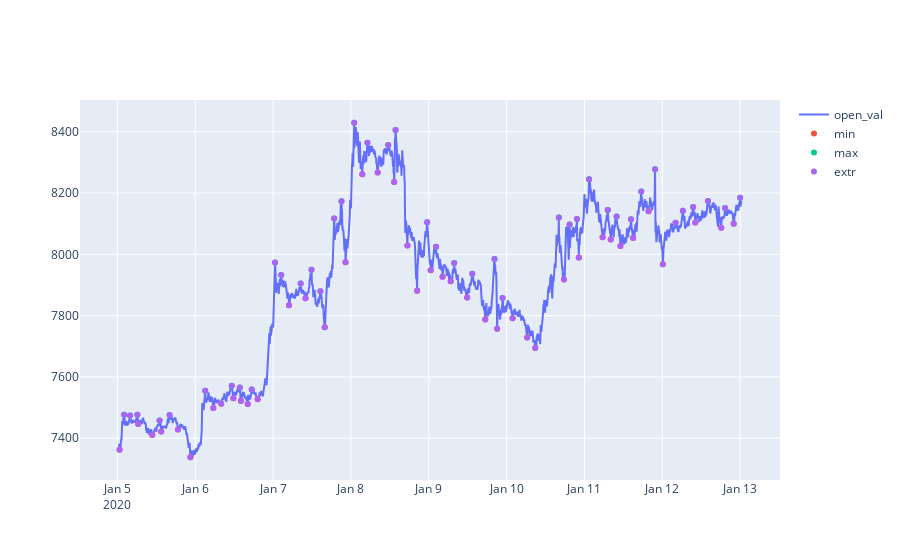

This figure's notebook cell:
### Code cell
n_sosed=20
n_lags=5  #сколько столбцов с Lag-ми создавать 

SetDataFrameMinMax(n_sosed,n_lags)
ShowMyFig2() 
print ("Найдено {} экстремумов из {} значений".format(sd['is_extr'].sum(),len(sd)))

### Figure 1 — Plotly figure (JSON) as saved in the notebook; plotly's stock layout.template omitted (floating-point values rounded to 4 significant figures; data arrays with more than 128 entries replaced by an {"elided": "..."} marker saying what was removed)
{"data": [{"mode": "lines", "name": "open_val", "type": "scatter", "x": {"elided": "2304 str values"}, "y": {"elided": "2304 float values"}}, {"mode": "markers", "name": "min", "type": "scatter", "x": {"elided": "2304 str values"}, "y": {"elided": "2304 float values"}}, {"mode": "markers", "name": "max", "type": "scatter", "x": {"elided": "2304 str values"}, "y": {"elided": "2304 float values"}}, {"mode": "markers", "name": "extr", "type": "scatter", "x": {"elided": "2304 str values"}, "y": {"elided": "2304 float values"}}], "layout": {}}
